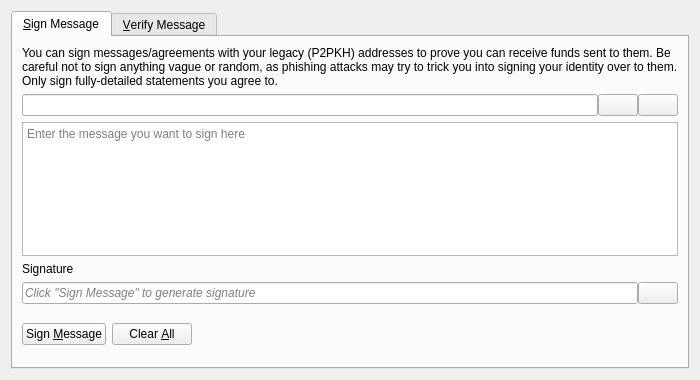
<?xml version="1.0" encoding="UTF-8"?>
<ui version="4.0">
 <class>SignVerifyMessageDialog</class>
 <widget class="QDialog" name="SignVerifyMessageDialog">
  <property name="geometry">
   <rect>
    <x>0</x>
    <y>0</y>
    <width>700</width>
    <height>380</height>
   </rect>
  </property>
  <property name="windowTitle">
   <string>Signatures - Sign / Verify a Message</string>
  </property>
  <property name="modal">
   <bool>true</bool>
  </property>
  <layout class="QVBoxLayout" name="verticalLayout">
   <item>
    <widget class="QTabWidget" name="tabWidget">
     <property name="currentIndex">
      <number>0</number>
     </property>
     <widget class="QWidget" name="tabSignMessage">
      <attribute name="title">
       <string>&amp;Sign Message</string>
      </attribute>
      <layout class="QVBoxLayout" name="verticalLayout_SM">
       <item>
        <widget class="QLabel" name="infoLabel_SM">
         <property name="text">
          <string>You can sign messages/agreements with your legacy (P2PKH) addresses to prove you can receive funds sent to them. Be careful not to sign anything vague or random, as phishing attacks may try to trick you into signing your identity over to them. Only sign fully-detailed statements you agree to.</string>
         </property>
         <property name="textFormat">
          <enum>Qt::PlainText</enum>
         </property>
         <property name="wordWrap">
          <bool>true</bool>
         </property>
        </widget>
       </item>
       <item>
        <layout class="QHBoxLayout" name="horizontalLayout_1_SM">
         <property name="spacing">
          <number>0</number>
         </property>
         <item>
          <widget class="QValidatedLineEdit" name="addressIn_SM">
           <property name="toolTip">
            <string>The sixbit address to sign the message with</string>
           </property>
          </widget>
         </item>
         <item>
          <widget class="QPushButton" name="addressBookButton_SM">
           <property name="toolTip">
            <string>Choose previously used address</string>
           </property>
           <property name="text">
            <string/>
           </property>
           <property name="icon">
            <iconset resource="../sixbit.qrc">
             <normaloff>:/icons/address-book</normaloff>:/icons/address-book</iconset>
           </property>
           <property name="shortcut">
            <string>Alt+A</string>
           </property>
           <property name="autoDefault">
            <bool>false</bool>
           </property>
          </widget>
         </item>
         <item>
          <widget class="QPushButton" name="pasteButton_SM">
           <property name="toolTip">
            <string>Paste address from clipboard</string>
           </property>
           <property name="text">
            <string/>
           </property>
           <property name="icon">
            <iconset resource="../sixbit.qrc">
             <normaloff>:/icons/editpaste</normaloff>:/icons/editpaste</iconset>
           </property>
           <property name="shortcut">
            <string>Alt+P</string>
           </property>
           <property name="autoDefault">
            <bool>false</bool>
           </property>
          </widget>
         </item>
        </layout>
       </item>
       <item>
        <widget class="QPlainTextEdit" name="messageIn_SM">
         <property name="toolTip">
          <string>Enter the message you want to sign here</string>
         </property>
         <property name="placeholderText">
          <string>Enter the message you want to sign here</string>
         </property>
        </widget>
       </item>
       <item>
        <widget class="QLabel" name="signatureLabel_SM">
         <property name="text">
          <string>Signature</string>
         </property>
         <property name="textFormat">
          <enum>Qt::PlainText</enum>
         </property>
        </widget>
       </item>
       <item>
        <layout class="QHBoxLayout" name="horizontalLayout_2_SM">
         <property name="spacing">
          <number>0</number>
         </property>
         <item>
          <widget class="QLineEdit" name="signatureOut_SM">
           <property name="placeholderText">
            <string>Click "Sign Message" to generate signature</string>
           </property>
           <property name="font">
            <font>
             <italic>true</italic>
            </font>
           </property>
           <property name="readOnly">
            <bool>true</bool>
           </property>
          </widget>
         </item>
         <item>
          <widget class="QPushButton" name="copySignatureButton_SM">
           <property name="toolTip">
            <string>Copy the current signature to the clipboard</string>
           </property>
           <property name="text">
            <string/>
           </property>
           <property name="icon">
            <iconset resource="../sixbit.qrc">
             <normaloff>:/icons/editcopy</normaloff>:/icons/editcopy</iconset>
           </property>
           <property name="autoDefault">
            <bool>false</bool>
           </property>
          </widget>
         </item>
        </layout>
       </item>
       <item>
        <layout class="QHBoxLayout" name="horizontalLayout_3_SM">
         <item>
          <widget class="QPushButton" name="signMessageButton_SM">
           <property name="toolTip">
            <string>Sign the message to prove you own this sixbit address</string>
           </property>
           <property name="text">
            <string>Sign &amp;Message</string>
           </property>
           <property name="icon">
            <iconset resource="../sixbit.qrc">
             <normaloff>:/icons/edit</normaloff>:/icons/edit</iconset>
           </property>
           <property name="autoDefault">
            <bool>false</bool>
           </property>
          </widget>
         </item>
         <item>
          <widget class="QPushButton" name="clearButton_SM">
           <property name="toolTip">
            <string>Reset all sign message fields</string>
           </property>
           <property name="text">
            <string>Clear &amp;All</string>
           </property>
           <property name="icon">
            <iconset resource="../sixbit.qrc">
             <normaloff>:/icons/remove</normaloff>:/icons/remove</iconset>
           </property>
           <property name="autoDefault">
            <bool>false</bool>
           </property>
          </widget>
         </item>
         <item>
          <spacer name="horizontalSpacer_1_SM">
           <property name="orientation">
            <enum>Qt::Horizontal</enum>
           </property>
           <property name="sizeHint" stdset="0">
            <size>
             <width>40</width>
             <height>48</height>
            </size>
           </property>
          </spacer>
         </item>
         <item>
          <widget class="QLabel" name="statusLabel_SM">
           <property name="font">
            <font>
             <weight>75</weight>
             <bold>true</bold>
            </font>
           </property>
           <property name="text">
            <string/>
           </property>
           <property name="wordWrap">
            <bool>true</bool>
           </property>
          </widget>
         </item>
         <item>
          <spacer name="horizontalSpacer_2_SM">
           <property name="orientation">
            <enum>Qt::Horizontal</enum>
           </property>
           <property name="sizeHint" stdset="0">
            <size>
             <width>40</width>
             <height>48</height>
            </size>
           </property>
          </spacer>
         </item>
        </layout>
       </item>
      </layout>
     </widget>
     <widget class="QWidget" name="tabVerifyMessage">
      <attribute name="title">
       <string>&amp;Verify Message</string>
      </attribute>
      <layout class="QVBoxLayout" name="verticalLayout_VM">
       <item>
        <widget class="QLabel" name="infoLabel_VM">
         <property name="text">
          <string>Enter the receiver's address, message (ensure you copy line breaks, spaces, tabs, etc. exactly) and signature below to verify the message. Be careful not to read more into the signature than what is in the signed message itself, to avoid being tricked by a man-in-the-middle attack. Note that this only proves the signing party receives with the address, it cannot prove that the sender initiated any transaction!</string>
         </property>
         <property name="textFormat">
          <enum>Qt::PlainText</enum>
         </property>
         <property name="alignment">
          <set>Qt::AlignLeading|Qt::AlignLeft|Qt::AlignTop</set>
         </property>
         <property name="wordWrap">
          <bool>true</bool>
         </property>
        </widget>
       </item>
       <item>
        <layout class="QHBoxLayout" name="horizontalLayout_1_VM">
         <property name="spacing">
          <number>0</number>
         </property>
         <item>
          <widget class="QValidatedLineEdit" name="addressIn_VM">
           <property name="toolTip">
            <string>The sixbit address the message was signed with</string>
           </property>
          </widget>
         </item>
         <item>
          <widget class="QPushButton" name="addressBookButton_VM">
           <property name="toolTip">
            <string>Choose previously used address</string>
           </property>
           <property name="text">
            <string/>
           </property>
           <property name="icon">
            <iconset resource="../sixbit.qrc">
             <normaloff>:/icons/address-book</normaloff>:/icons/address-book</iconset>
           </property>
           <property name="shortcut">
            <string>Alt+A</string>
           </property>
           <property name="autoDefault">
            <bool>false</bool>
           </property>
          </widget>
         </item>
        </layout>
       </item>
       <item>
        <widget class="QPlainTextEdit" name="messageIn_VM">
          <property name="toolTip">
            <string>The signed message to verify</string>
          </property>
          <property name="placeholderText">
            <string>The signed message to verify</string>
          </property>
        </widget>
       </item>
       <item>
        <widget class="QValidatedLineEdit" name="signatureIn_VM">
          <property name="toolTip">
            <string>The signature given when the message was signed</string>
          </property>
          <property name="placeholderText">
            <string>The signature given when the message was signed</string>
          </property>
        </widget>
       </item>
       <item>
        <layout class="QHBoxLayout" name="horizontalLayout_2_VM">
         <item>
          <widget class="QPushButton" name="verifyMessageButton_VM">
           <property name="toolTip">
            <string>Verify the message to ensure it was signed with the specified sixbit address</string>
           </property>
           <property name="text">
            <string>Verify &amp;Message</string>
           </property>
           <property name="icon">
            <iconset resource="../sixbit.qrc">
             <normaloff>:/icons/transaction_0</normaloff>:/icons/transaction_0</iconset>
           </property>
           <property name="autoDefault">
            <bool>false</bool>
           </property>
          </widget>
         </item>
         <item>
          <widget class="QPushButton" name="clearButton_VM">
           <property name="toolTip">
            <string>Reset all verify message fields</string>
           </property>
           <property name="text">
            <string>Clear &amp;All</string>
           </property>
           <property name="icon">
            <iconset resource="../sixbit.qrc">
             <normaloff>:/icons/remove</normaloff>:/icons/remove</iconset>
           </property>
           <property name="autoDefault">
            <bool>false</bool>
           </property>
          </widget>
         </item>
         <item>
          <spacer name="horizontalSpacer_1_VM">
           <property name="orientation">
            <enum>Qt::Horizontal</enum>
           </property>
           <property name="sizeHint" stdset="0">
            <size>
             <width>40</width>
             <height>48</height>
            </size>
           </property>
          </spacer>
         </item>
         <item>
          <widget class="QLabel" name="statusLabel_VM">
           <property name="font">
            <font>
             <weight>75</weight>
             <bold>true</bold>
            </font>
           </property>
           <property name="text">
            <string/>
           </property>
           <property name="wordWrap">
            <bool>true</bool>
           </property>
          </widget>
         </item>
         <item>
          <spacer name="horizontalSpacer_2_VM">
           <property name="orientation">
            <enum>Qt::Horizontal</enum>
           </property>
           <property name="sizeHint" stdset="0">
            <size>
             <width>40</width>
             <height>48</height>
            </size>
           </property>
          </spacer>
         </item>
        </layout>
       </item>
      </layout>
     </widget>
    </widget>
   </item>
  </layout>
 </widget>
 <customwidgets>
  <customwidget>
   <class>QValidatedLineEdit</class>
   <extends>QLineEdit</extends>
   <header>qt/qvalidatedlineedit.h</header>
  </customwidget>
 </customwidgets>
 <resources>
  <include location="../sixbit.qrc"/>
 </resources>
 <connections/>
</ui>
